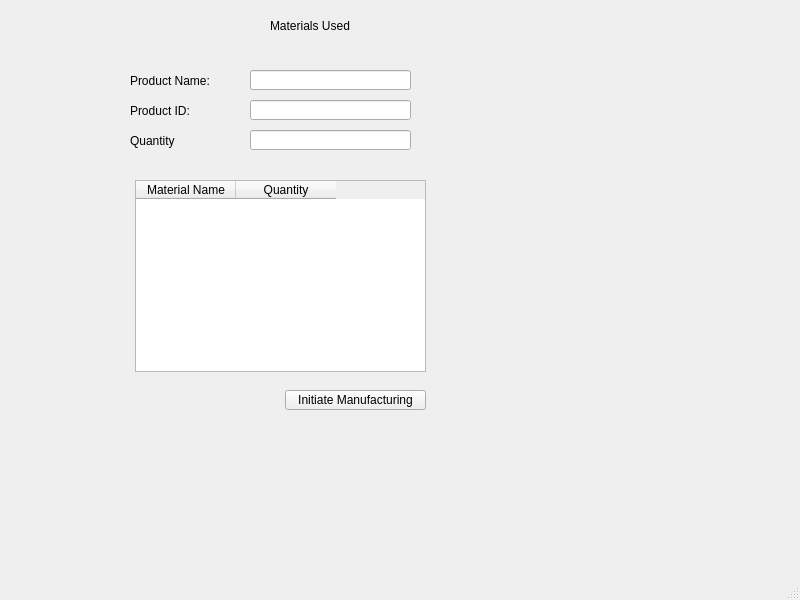
<?xml version="1.0" encoding="UTF-8"?>
<ui version="4.0">
 <class>MainWindow</class>
 <widget class="QMainWindow" name="MainWindow">
  <property name="geometry">
   <rect>
    <x>0</x>
    <y>0</y>
    <width>800</width>
    <height>600</height>
   </rect>
  </property>
  <property name="windowTitle">
   <string>MainWindow</string>
  </property>
  <widget class="QWidget" name="centralwidget">
   <widget class="QLabel" name="label">
    <property name="geometry">
     <rect>
      <x>130</x>
      <y>70</y>
      <width>91</width>
      <height>21</height>
     </rect>
    </property>
    <property name="text">
     <string>Product Name:</string>
    </property>
   </widget>
   <widget class="QLabel" name="label_2">
    <property name="geometry">
     <rect>
      <x>130</x>
      <y>100</y>
      <width>91</width>
      <height>21</height>
     </rect>
    </property>
    <property name="text">
     <string>Product ID:</string>
    </property>
   </widget>
   <widget class="QLineEdit" name="product_name">
    <property name="geometry">
     <rect>
      <x>250</x>
      <y>70</y>
      <width>161</width>
      <height>20</height>
     </rect>
    </property>
   </widget>
   <widget class="QLineEdit" name="product_id">
    <property name="geometry">
     <rect>
      <x>250</x>
      <y>100</y>
      <width>161</width>
      <height>20</height>
     </rect>
    </property>
   </widget>
   <widget class="QLabel" name="label_3">
    <property name="geometry">
     <rect>
      <x>270</x>
      <y>10</y>
      <width>181</width>
      <height>31</height>
     </rect>
    </property>
    <property name="text">
     <string>Materials Used</string>
    </property>
   </widget>
   <widget class="QTableWidget" name="rawMaterial_table">
    <property name="geometry">
     <rect>
      <x>135</x>
      <y>180</y>
      <width>291</width>
      <height>192</height>
     </rect>
    </property>
    <column>
     <property name="text">
      <string>Material Name</string>
     </property>
    </column>
    <column>
     <property name="text">
      <string>Quantity</string>
     </property>
    </column>
   </widget>
   <widget class="QPushButton" name="initiate_manufacturing">
    <property name="geometry">
     <rect>
      <x>285</x>
      <y>390</y>
      <width>141</width>
      <height>20</height>
     </rect>
    </property>
    <property name="text">
     <string>Initiate Manufacturing</string>
    </property>
   </widget>
   <widget class="QLabel" name="label_4">
    <property name="geometry">
     <rect>
      <x>130</x>
      <y>130</y>
      <width>91</width>
      <height>21</height>
     </rect>
    </property>
    <property name="text">
     <string>Quantity</string>
    </property>
   </widget>
   <widget class="QLineEdit" name="quantity">
    <property name="geometry">
     <rect>
      <x>250</x>
      <y>130</y>
      <width>161</width>
      <height>20</height>
     </rect>
    </property>
   </widget>
  </widget>
  <widget class="QMenuBar" name="menubar">
   <property name="geometry">
    <rect>
     <x>0</x>
     <y>0</y>
     <width>800</width>
     <height>26</height>
    </rect>
   </property>
  </widget>
  <widget class="QStatusBar" name="statusbar"/>
 </widget>
 <resources/>
 <connections/>
</ui>
